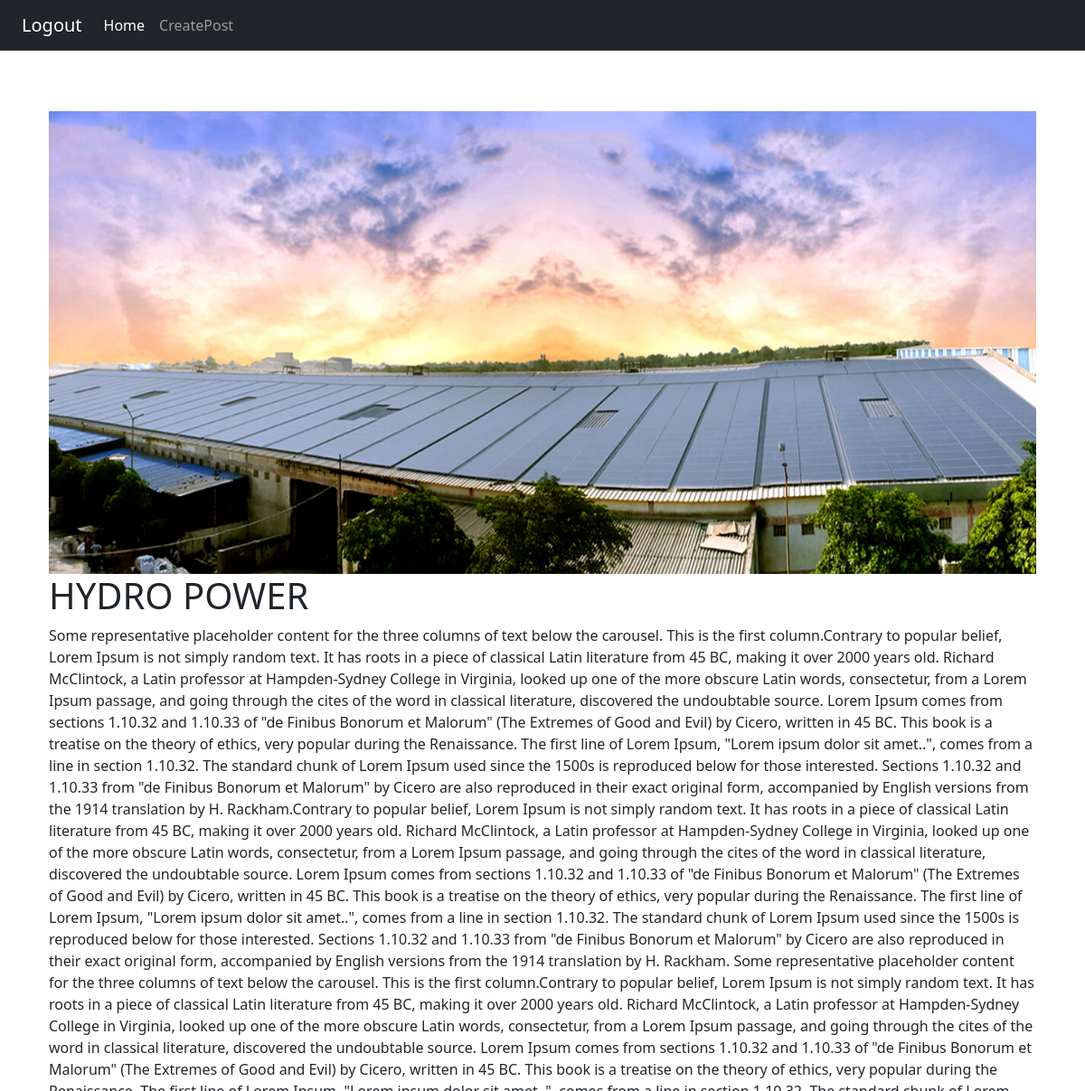
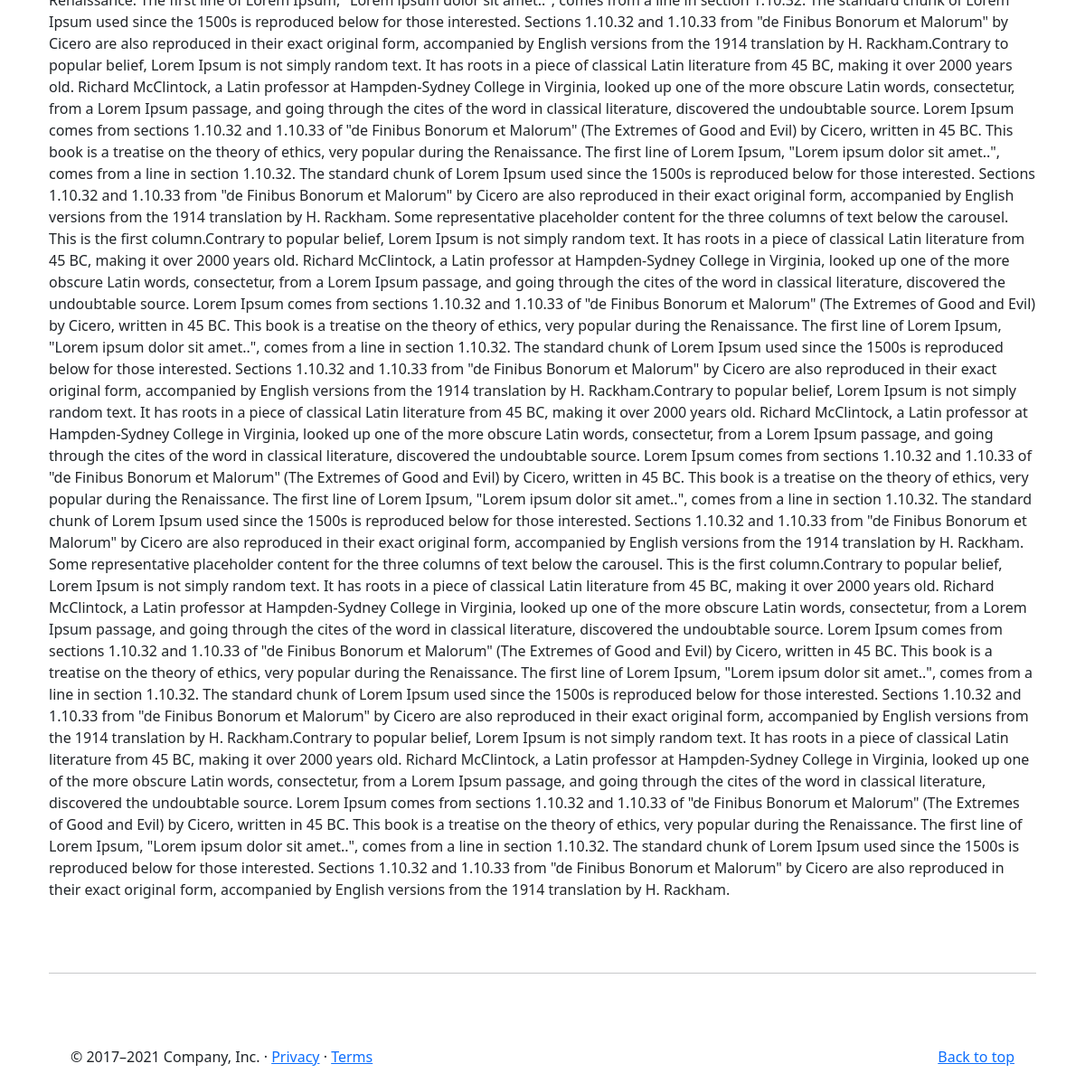
Page /moredetailes/3/ on the committed database (2 pictures, top to bottom).
### myapp/models.py (models this page shows)
class Post_image(models.Model):
    post=models.ForeignKey(Post,default=None,on_delete=models.CASCADE)
    image=models.ImageField(upload_to='images/')

class Post(models.Model):
    posttitle=models.CharField(max_length=100)
    disc=models.CharField(max_length=10000)
    image=models.ImageField(blank=True)

### myapp/views.py (the view)
# urls.py: path('moredetailes/<int:id>/',views.moredetailes,name='moredetailes'),
def moredetailes(request,id):
    more=Post.objects.get(id=id)
    photos=Post_image.objects.all
    return render(request,'moreabout.html',{'photos':photos,'more':more})

### templates/moreabout.html (shortened to what this page needs)
{% include 'header.html' %}
<link href="https://cdn.jsdelivr.net/npm/bootstrap@5.0.1/dist/css/bootstrap.min.css" rel="stylesheet">
<div class="container">
<div id="carouselExampleSlidesOnly" class="carousel slide" data-bs-ride="carousel">
  <div class="carousel-inner">
    {% for p in photos %}
    <div class="carousel-item {% if forloop.counter0 == 0 %}active{% endif %}">
      <img src="{{ p.image.url }}" class="d-block w-100" alt="...">
    </div>
    {% endfor %}
  </div>
  <h1>{{ more.posttitle }}</h1>
  <p>{{ more.disc }}</p>
  <hr class="featurette-divider">
</div>
  {% include 'footer.html' %}
  </div>

### templates/moreabout.html (style rules this page uses)
.container { margin-top:75px; }

### templates/header.html (style rules this page uses)
body { padding-top: 3rem; padding-bottom: 3rem; color: #5a5a5a; }
.carousel { margin-bottom: 4rem; }
.carousel-item { height: 32rem; }
.carousel-item > img { position: absolute; top: 0; left: 0; min-width: 100%; height: 32rem; }
.featurette-divider { margin: 5rem 0; }

### rows in the picture
Post_image: image (picture)
Post: posttitle "HYDRO POWER", disc "Some representative placeholder content for the three columns of text below the carousel. This is the first column.Contrary to popular belief, Lorem Ipsum is not simply random text. It has roots in a piece of classical Latin literature from 45 BC, making it over 2000 years old. Richard McClintock, a Latin professor at Hampden-Sydney College in Virginia, looked up one of the more obscure Latin words, consectetur, from a Lorem Ipsum passage, and going through the cites of the word in classical literature, discovered the undoubtable source. Lorem Ipsum comes from sections 1.10.32 and 1.10.33 of \"de Finibus Bonorum et Malorum\" (The Extremes of Good and Evil) by Cicero, written in 45 BC. This…"
